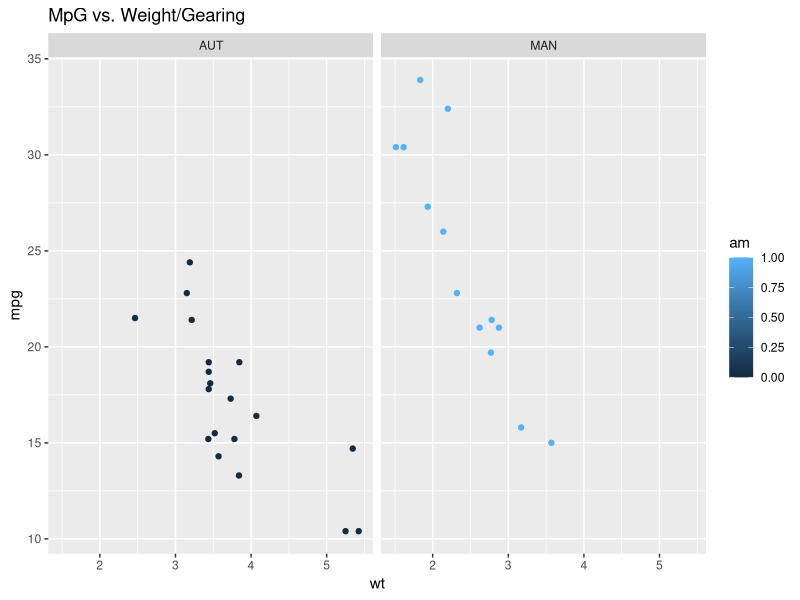
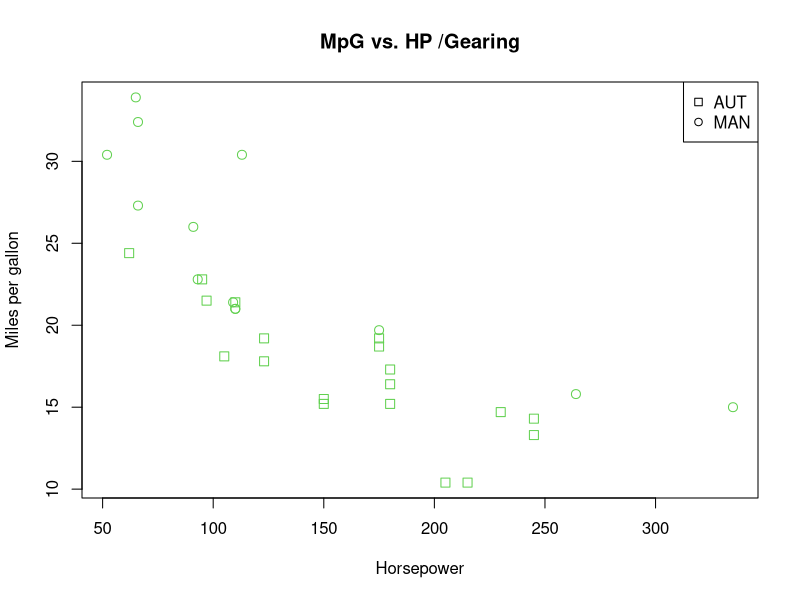
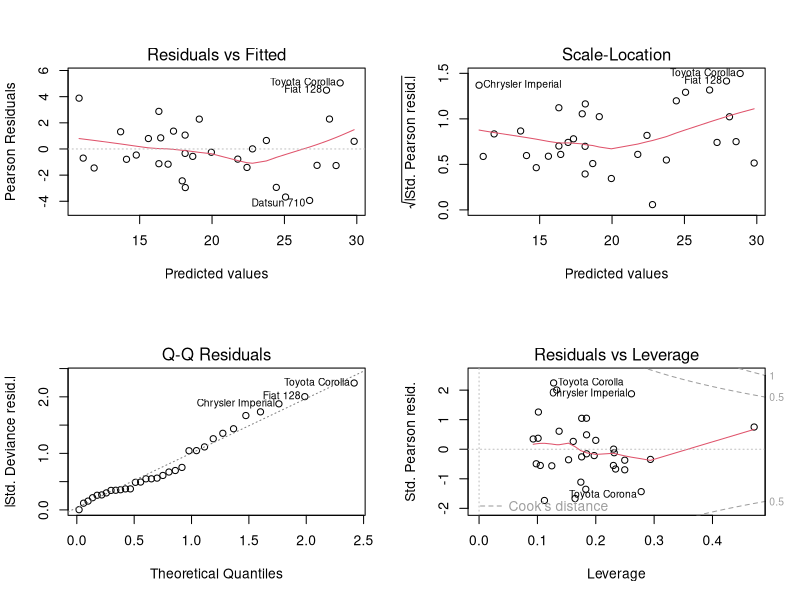

The R source for these figures, in order:
## ---- chunk 1
library(ggplot2)
data(mtcars)
attach(mtcars)
## ---- chunk 2
mtcars$amf[am==0]='AUT'
mtcars$amf[am==1]='MAN'
print(qplot(x=wt, y=mpg, colour=am, facets=.~amf, data=mtcars,main="MpG vs. Weight/Gearing"))

## ---- chunk 3
fit<-glm(mpg~as.factor(cyl) + as.factor(vs) + as.factor(am) + as.factor(gear) + as.factor(carb) + disp + hp + drat + wt + qsec, data=mtcars)
library(MASS)
step <- stepAIC(fit, direction="both")
step$anova
## ---- chunk 4

plot(hp, mpg, pch=am,col=259,bg=7,
  xlab="Horsepower", cex=1.2,
  ylab="Miles per gallon", main="MpG vs. HP /Gearing")
legend("topright", c("AUT","MAN"), pch=c(0,1))

## ---- chunk 5
fit2<-glm(mpg ~ as.factor(cyl) + as.factor(am) + hp + wt, data=mtcars)
layout(matrix(c(1,2,3,4),2,2)) 
plot(fit2)
